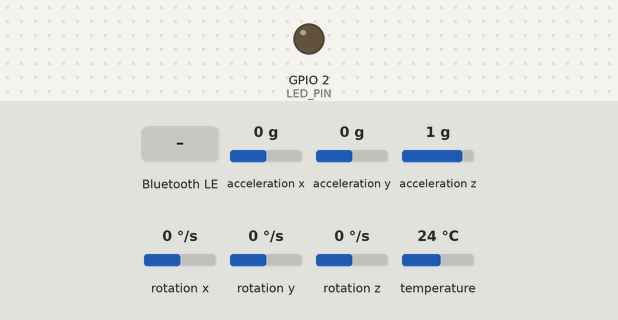
A sketch run on a simulated ESP32. Shown: output pins drawn as LEDs (lit = HIGH). Dashed ring = blinking. The test bench sets the inputs (shaded band); at power-on: acceleration x 0 g, acceleration y 0 g, acceleration z 1 g, rotation x 0 °/s, rotation y 0 °/s, rotation z 0 °/s, temperature 24 °C. Storage starts empty; nothing arrives over Bluetooth unless stated; a phone connects over Bluetooth LE 3 s after start; what the sketch prints to the serial monitor is not drawn.

Above: at 1.2 s.
1.3 s: Bluetooth LE write "START" received
At 1.49 s:
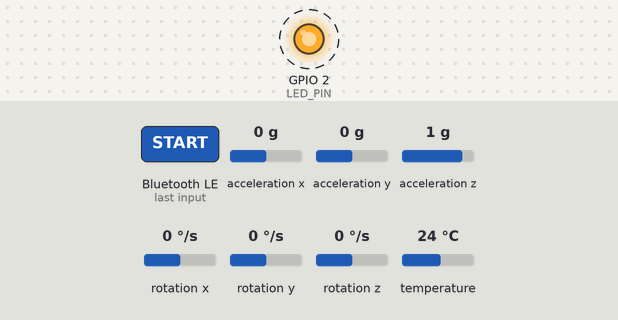
4.3 s: Bluetooth LE write "STOP" received
At 4.8 s:
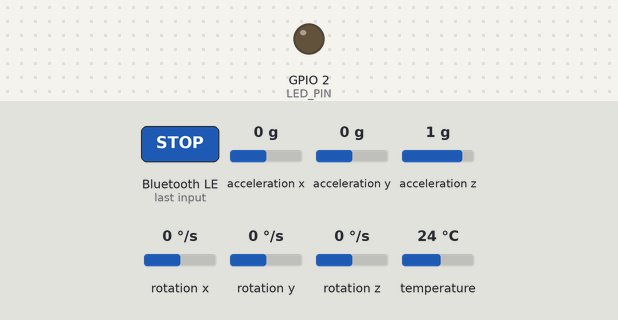
Timing chart, 0 to 7.3 s (numbered marks = the images above; inputs shaded):
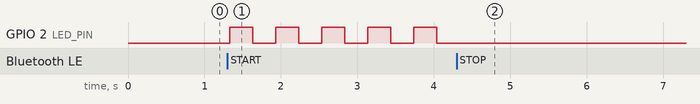

The sketch:

Sketch_03.1_SerialToSerialBT.ino
```cpp
#include <Wire.h>
#include <SPI.h>
#include <SD.h>

#include <Adafruit_MPU6050.h>
#include <Adafruit_Sensor.h>

#include <BLEDevice.h>
#include <BLEServer.h>
#include <BLEUtils.h>


// --------------------
// ピン設定
// --------------------

#define LED_PIN 2

// SDカードCS
#define SD_CS 5


// MPU6050
Adafruit_MPU6050 mpu;


// 測定状態
bool measuring = false;


// 時間管理
unsigned long startTime;
unsigned long lastSampleTime;


// 200Hz
#define SAMPLE_INTERVAL 5


File dataFile;


// --------------------
// BLE設定
// --------------------

#define SERVICE_UUID "12345678-1234-1234-1234-123456789abc"
#define CHARACTERISTIC_UUID "abcdefab-1234-5678-1234-abcdefabcdef"


class Callback : public BLECharacteristicCallbacks {

  void onWrite(BLECharacteristic *pCharacteristic) {

    String value = pCharacteristic->getValue();

    Serial.println(value);


    if(value == "START"){

      measuring = true;

      startTime = millis();

      Serial.println("測定開始");


      dataFile =
        SD.open("/vibration.csv", FILE_WRITE);


      if(dataFile){

        dataFile.println(
          "time_ms,accel_x,accel_y,accel_z"
        );

        dataFile.close();

      }

    }


    if(value == "STOP"){

      measuring = false;

      Serial.println("測定終了");

    }

  }

};


// --------------------
// setup
// --------------------

void setup(){

  Serial.begin(115200);


  pinMode(
    LED_PIN,
    OUTPUT
  );


  // MPU6050

  Wire.begin(21,22);


  if(!mpu.begin()){

    Serial.println(
      "MPU6050エラー"
    );

    while(1);

  }


  Serial.println(
    "MPU6050 OK"
  );


  mpu.setAccelerometerRange(
    MPU6050_RANGE_2_G
  );


  mpu.setFilterBandwidth(
    MPU6050_BAND_44_HZ
  );


  // SD

  if(!SD.begin(SD_CS)){

    Serial.println(
      "SDカードエラー"
    );

    while(1);

  }


  Serial.println(
    "SD OK"
  );


  // BLE

  BLEDevice::init(
    "ESP32_Vibration"
  );


  BLEServer *server =
    BLEDevice::createServer();


  BLEService *service =
    server->createService(
      SERVICE_UUID
    );


  BLECharacteristic *characteristic =
    service->createCharacteristic(
      CHARACTERISTIC_UUID,
      BLECharacteristic::PROPERTY_WRITE
    );


  characteristic->setCallbacks(
    new Callback()
  );


  service->start();


  BLEAdvertising *advertising =
    BLEDevice::getAdvertising();


  advertising->start();


  Serial.println(
    "BLE Ready"
  );

}


// --------------------
// loop
// --------------------

void loop(){


  // LED点滅

  static unsigned long ledTime = 0;

  if(measuring){

    if(millis() - ledTime > 300){

      ledTime = millis();

      digitalWrite(
        LED_PIN,
        !digitalRead(LED_PIN)
      );

    }

  }

  else{

    digitalWrite(
      LED_PIN,
      LOW
    );

  }


  // 測定処理

  if(measuring){


    if(millis() - lastSampleTime >= SAMPLE_INTERVAL){


      lastSampleTime = millis();


      sensors_event_t a,g,temp;


      mpu.getEvent(
        &a,
        &g,
        &temp
      );


      unsigned long t =
        millis() - startTime;


      dataFile =
        SD.open(
          "/vibration.csv",
          FILE_APPEND
        );


      if(dataFile){


        dataFile.print(t);
        dataFile.print(",");


        dataFile.print(
          a.acceleration.x
        );

        dataFile.print(",");


        dataFile.print(
          a.acceleration.y
        );


        dataFile.print(",");


        dataFile.println(
          a.acceleration.z
        );


        dataFile.close();

      }


      // 確認表示

      Serial.print(t);
      Serial.print(",");

      Serial.print(
        a.acceleration.x
      );

      Serial.print(",");

      Serial.print(
        a.acceleration.y
      );

      Serial.print(",");

      Serial.println(
        a.acceleration.z
      );


    }

  }

}
```

Measured:
- after the input at 1.3 s, GPIO 2 (LED_PIN): alternates HIGH for 0.30 s and LOW for 0.30 s, starting at once
- after the input at 4.3 s, GPIO 2 (LED_PIN): stops changing and stays LOW
